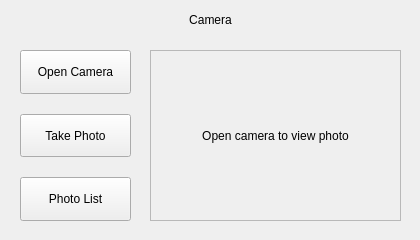
<?xml version="1.0" encoding="UTF-8"?>
<ui version="4.0">
 <class>Frame_Camera</class>
 <widget class="QFrame" name="Frame_Camera">
  <property name="geometry">
   <rect>
    <x>0</x>
    <y>0</y>
    <width>420</width>
    <height>240</height>
   </rect>
  </property>
  <property name="windowTitle">
   <string>Frame</string>
  </property>
  <widget class="QLabel" name="label_photo">
   <property name="geometry">
    <rect>
     <x>150</x>
     <y>50</y>
     <width>251</width>
     <height>171</height>
    </rect>
   </property>
   <property name="frameShape">
    <enum>QFrame::StyledPanel</enum>
   </property>
   <property name="text">
    <string>Open camera to view photo</string>
   </property>
   <property name="alignment">
    <set>Qt::AlignCenter</set>
   </property>
  </widget>
  <widget class="QLabel" name="label_2">
   <property name="geometry">
    <rect>
     <x>0</x>
     <y>10</y>
     <width>421</width>
     <height>20</height>
    </rect>
   </property>
   <property name="text">
    <string>Camera</string>
   </property>
   <property name="alignment">
    <set>Qt::AlignCenter</set>
   </property>
  </widget>
  <widget class="QWidget" name="">
   <property name="geometry">
    <rect>
     <x>20</x>
     <y>50</y>
     <width>111</width>
     <height>171</height>
    </rect>
   </property>
   <layout class="QVBoxLayout" name="verticalLayout">
    <property name="spacing">
     <number>20</number>
    </property>
    <property name="sizeConstraint">
     <enum>QLayout::SetDefaultConstraint</enum>
    </property>
    <item>
     <widget class="QPushButton" name="buttom_camera">
      <property name="sizePolicy">
       <sizepolicy hsizetype="Minimum" vsizetype="Minimum">
        <horstretch>0</horstretch>
        <verstretch>0</verstretch>
       </sizepolicy>
      </property>
      <property name="text">
       <string>Open Camera</string>
      </property>
     </widget>
    </item>
    <item>
     <widget class="QPushButton" name="buttom_photo">
      <property name="sizePolicy">
       <sizepolicy hsizetype="Minimum" vsizetype="Minimum">
        <horstretch>0</horstretch>
        <verstretch>0</verstretch>
       </sizepolicy>
      </property>
      <property name="text">
       <string>Take Photo</string>
      </property>
     </widget>
    </item>
    <item>
     <widget class="QPushButton" name="buttom_imageList">
      <property name="sizePolicy">
       <sizepolicy hsizetype="Minimum" vsizetype="Minimum">
        <horstretch>0</horstretch>
        <verstretch>0</verstretch>
       </sizepolicy>
      </property>
      <property name="text">
       <string>Photo List</string>
      </property>
     </widget>
    </item>
   </layout>
  </widget>
 </widget>
 <resources/>
 <connections/>
</ui>
